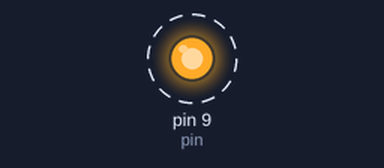
This sketch was run on a simulated Arduino Uno, built with avr-gcc and run on an emulated ATmega328P. Parts: output pins drawn as LEDs (lit = HIGH). Dashed ring = blinking.

Above: at 0.2 s.
Timing chart, 0 to 3.0 s (numbered marks = the images above):
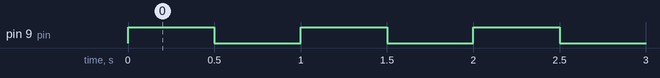

The sketch:

Blink.ino
```cpp
/* This sketch meets the acceptance criteria of this task https://trello.com/c/ba783WmU/2-blink-an-led */

/* This is the value I have set for the pin and how it refers to the circuit board */
int pin = 9;

/* This is the setup for the pin number and what it is doing */
void setup() {
  pinMode(pin,OUTPUT);
}

/* This is the pin turning on and off with a delay of 500ms looping endlessly */
void loop() {
  digitalWrite(pin,1);
  delay(500);
  digitalWrite(pin,0);
  delay(500);
}
```

Measured:
- by itself, pin 9 (pin): alternates HIGH for 0.50 s and LOW for 0.50 s
